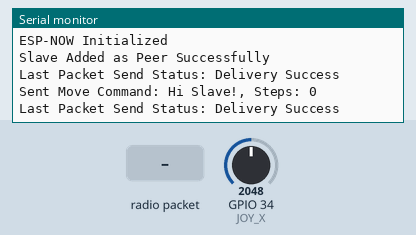
This sketch was run on a simulated ESP32. On the bench: the last lines printed to the serial monitor. Inputs (shaded band) come from the test bench; at power-on: GPIO 34 (JOY_X) = 2048. WiFi joins after 1.5 s; servers stay silent unless stated; uploads are accepted with an empty reply.

Above: at 3.0 s.
3.1 s: GPIO 34 (JOY_X) set to 960
At 3.7 s:
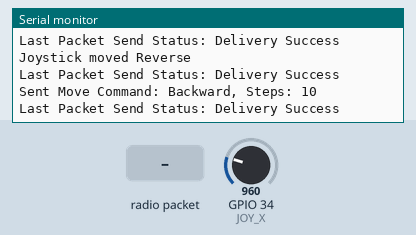
4.7 s: radio packet "1" arrives
At 4.94 s:
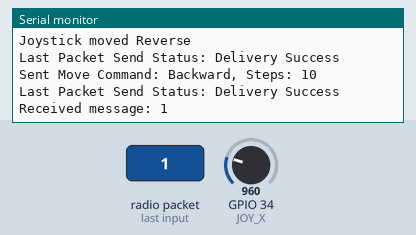
7.7 s: GPIO 34 (JOY_X) set to 3603
At 8.4 s:
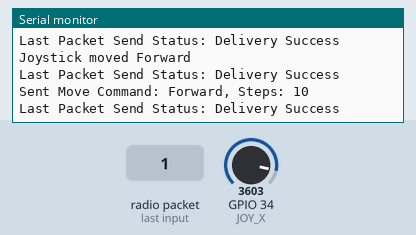
9.4 s: radio packet "0" arrives
At 9.67 s:
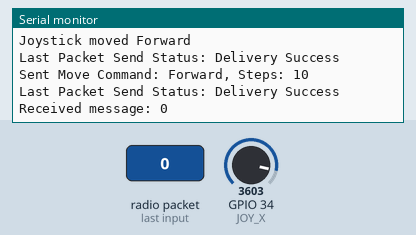

Measured:
- after the input at 3.1 s, the serial monitor: prints a new line at once (image 1)
- after the input at 4.7 s, the serial monitor: prints a new line at once (image 2)
- after the input at 7.7 s, the serial monitor: prints a new line after 0.17 s (image 3)
- after the input at 9.4 s, the serial monitor: prints a new line at once (image 4)

The sketch:

Master.ino
```cpp
#include <WiFi.h>
#include <esp_now.h>
#include <HTTPClient.h> // To make HTTP requests

// Replace with your network credentials
const char* ssid = "Belong0712D6";
const char* password = "3gvvajdcj3nk62bn";

// Define the server URL (replace with your server's IP and port)
const char* serverURL = "http://10.0.0.20:3000/esp-status"; // Update with your server's IP

uint8_t slaveAddress[] = {0xd0, 0xef, 0x76, 0x46, 0xb4, 0xf4};

// Structure to hold the message
typedef struct struct_message {
  char message[32];
} struct_message;

// Create a message instance
struct_message myData;

// Declare timer for periodic status update
unsigned long timer;

// Callback when data is received
void OnDataRecv(const esp_now_recv_info_t *info, const uint8_t *incomingData, int len) {
  char receivedMessage[len + 1];
  memcpy(receivedMessage, incomingData, len);
  receivedMessage[len] = '\0';  // Null-terminate the string

  Serial.print("Received message: ");
  Serial.println(receivedMessage);
}

void sendPeriodicStatus() {
    Serial.println("Sending periodic status update...");
    updateESPStatus(true); // Sending connected status periodically
}

// Callback when data is sent
void OnDataSent(const uint8_t *mac_addr, esp_now_send_status_t status) {
  Serial.print("Last Packet Send Status: ");
  if (status == ESP_NOW_SEND_SUCCESS) {
    Serial.println("Delivery Success");
  } else {
    Serial.println("Delivery Fail");
  }
}

// Function to send HTTP POST request to update ESP status
void updateESPStatus(bool connected) {
  if (WiFi.status() != WL_CONNECTED) {
    Serial.println("WiFi not connected. Cannot update ESP status.");
    return;
  }

  HTTPClient http;
  http.begin(serverURL);
  http.addHeader("Content-Type", "application/json");

  // Create JSON payload
  String jsonPayload = "{\"connected\":";
  jsonPayload += (connected) ? "true" : "false";
  jsonPayload += "}";

  // Send POST request
  int httpResponseCode = http.POST(jsonPayload);

  if (httpResponseCode > 0) {
    Serial.print("HTTP Response code: ");
    Serial.println(httpResponseCode);
    String response = http.getString();
    Serial.println(response);
  } else {
    Serial.print("Error on sending POST: ");
    Serial.println(httpResponseCode);
  }

  http.end();
}

// Function to send movement commands via ESP-NOW
void sendMoveCommand(const char* direction, int steps) {
  struct_message cmd;
  strcpy(cmd.message, direction);

  // Send the direction first
  esp_now_send(slaveAddress, (uint8_t *) &cmd, sizeof(cmd));

  delay(100); // Small delay to ensure messages are sent in order

  // Send the steps as a separate message
  String stepsStr = String(steps);
  strcpy(cmd.message, stepsStr.c_str());
  esp_now_send(slaveAddress, (uint8_t *) &cmd, sizeof(cmd));

  Serial.printf("Sent Move Command: %s, Steps: %d\n", direction, steps);
}

// Define Joystick Pins
#define JOY_X 34 // Connect the X-axis of the joystick to pin 34 (GPIO34)

void setup() {
  // Initialize Serial Monitor
  Serial.begin(115200);
  while (!Serial); // Wait for Serial Monitor to open
  Serial.println("Master ESP32 Started.");

  // Initialize Joystick Pin
  pinMode(JOY_X, INPUT);

  // Connect to Wi-Fi
  WiFi.begin(ssid, password);
  Serial.print("Connecting to WiFi...");
  while (WiFi.status() != WL_CONNECTED) {
    delay(500);
    Serial.print(".");
  }
  Serial.println("\nConnected to WiFi");

  // Update ESP status as connected
  updateESPStatus(true);

  // Initialize ESP-NOW
  WiFi.mode(WIFI_STA);
  if (esp_now_init() != ESP_OK) {
    Serial.println("Error initializing ESP-NOW");
    return;
  }
  Serial.println("ESP-NOW Initialized");

  // Register send and receive callbacks
  esp_now_register_send_cb(OnDataSent);
  esp_now_register_recv_cb(OnDataRecv);

  // Add Slave as Peer
  esp_now_peer_info_t peerInfo;
  memcpy(peerInfo.peer_addr, slaveAddress, 6);
  peerInfo.channel = 0;
  peerInfo.encrypt = false;

  if (esp_now_add_peer(&peerInfo) != ESP_OK){
    Serial.println("Failed to add Slave as Peer");
    return;
  }
  Serial.println("Slave Added as Peer Successfully");

  // Send initial message to Slave
  sendMoveCommand("Hi Slave!", 0);

  // Initialize the timer
  timer = millis();
}

void loop() {
  // Periodically send status every 5 seconds
  if (millis() - timer >= 5000) {
    Serial.println("5 seconds elapsed. Sending periodic status...");
    sendPeriodicStatus();
    timer = millis(); // Reset the timer
  }

  int joystickValue = analogRead(JOY_X); // Read the joystick X value

  // Define thresholds for movement (calibrate based on joystick)
  const int threshold = 1000; // Adjust based on joystick sensitivity

  if (joystickValue > (4095 - threshold)) { // Joystick pushed to the right (forward)
    Serial.println("Joystick moved Forward");
    sendMoveCommand("Forward", 10); // Adjust steps as needed
    delay(500); // Debounce delay
  }
  if (joystickValue < threshold) { // Joystick pushed to the left (reverse)
    Serial.println("Joystick moved Reverse");
    sendMoveCommand("Backward", 10); // Adjust steps as needed
    delay(500); // Debounce delay
  }

  // Small delay to avoid rapid motor steps
  delay(50); // Adjust as needed
}
```
